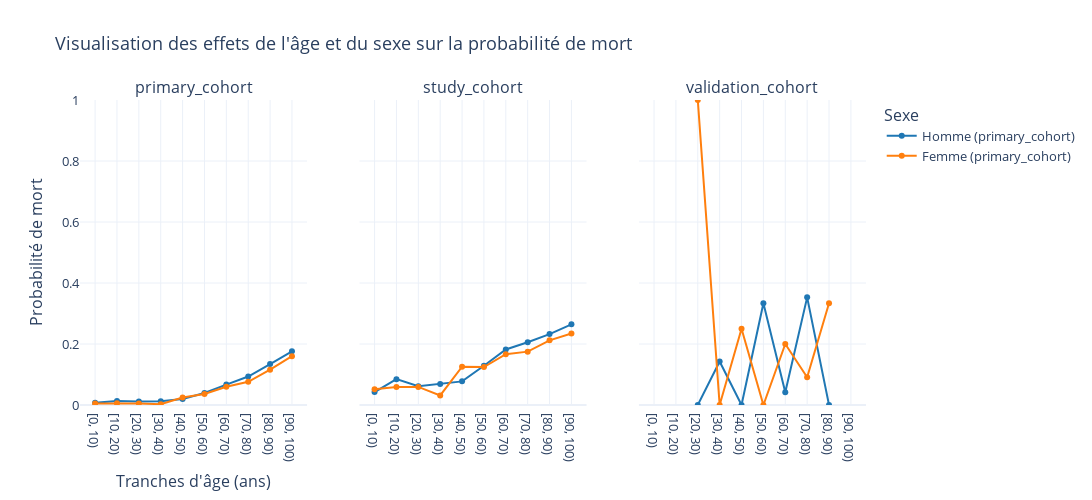

Write notebook code for a chart like this one.
### Markdown cell above
### 5. Effets généraux de l'age et du sexe sur la probabilité de mort

### Code cell
import plotly.graph_objects as go
from plotly.subplots import make_subplots
import pandas as pd

# --- Création de la figure avec axes Y partagés ---
fig = make_subplots(
    rows=1,
    cols=len(cohorts),
    subplot_titles=list(cohorts),
    shared_yaxes=True  # ✅ même échelle Y pour tous les sous-graphes
)

# Couleurs par sexe
colors = {0: '#1f77b4', 1: '#ff7f0e'}

# Boucle sur les cohortes
for i, cohort in enumerate(cohorts, start=1):
    
    # Création de tranches d’âge (ex: tous les 10 ans)
    dict_df[cohort]['age_bin'] = pd.cut(dict_df[cohort].age_years, bins=range(0, 101, 10), right=False)

    # Calcul de la probabilité de mort (1 - taux de survie) par sexe et tranche d’âge
    prob = (
        dict_df[cohort]
        .groupby(['age_bin', 'sex_0male_1female'])
        .hospital_outcome_1alive_0dead
        .mean()
        .reset_index()
    )
    prob['death_prob'] = 1 - prob.hospital_outcome_1alive_0dead  # car 0 = mort, 1 = vivant

    # Tracer pour chaque sexe
    for sex in [0, 1]:
        subset = prob[prob['sex_0male_1female'] == sex]
        fig.add_trace(
            go.Scatter(
                x=subset['age_bin'].astype(str),
                y=subset['death_prob'],
                mode='lines+markers',
                name=f"{'Homme' if sex==0 else 'Femme'} ({cohort})",
                line=dict(color=colors[sex]),
                showlegend=(i == 1)  # ✅ la légende n’apparaît qu’une fois
            ),
            row=1, col=i
        )

# --- Mise en page générale ---
fig.update_layout(
    title="Visualisation des effets de l'âge et du sexe sur la probabilité de mort",
    height=500,
    width=1200,
    xaxis_title="Tranches d'âge (ans)",
    yaxis_title="Probabilité de mort",
    yaxis=dict(range=[0, 1]),  # ✅ même échelle [0,1] sur tous les subplots
    legend_title="Sexe",
    template="plotly_white",
    font=dict(size=13)
)

fig.show()

### Figure 1 — Plotly figure (JSON) as saved in the notebook; plotly's stock layout.template omitted (floating-point values rounded to 4 significant figures)
{"data": [{"line": {"color": "#1f77b4"}, "mode": "lines+markers", "name": "Homme (primary_cohort)", "showlegend": true, "type": "scatter", "x": ["[0, 10)", "[10, 20)", "[20, 30)", "[30, 40)", "[40, 50)", "[50, 60)", "[60, 70)", "[70, 80)", "[80, 90)", "[90, 100)"], "xaxis": "x", "y": [0.006989, 0.01319, 0.01186, 0.01232, 0.01943, 0.03946, 0.0669, 0.09333, 0.1342, 0.176], "yaxis": "y"}, {"line": {"color": "#ff7f0e"}, "mode": "lines+markers", "name": "Femme (primary_cohort)", "showlegend": true, "type": "scatter", "x": ["[0, 10)", "[10, 20)", "[20, 30)", "[30, 40)", "[40, 50)", "[50, 60)", "[60, 70)", "[70, 80)", "[80, 90)", "[90, 100)"], "xaxis": "x", "y": [0.005076, 0.005567, 0.005096, 0.002564, 0.02425, 0.03588, 0.05976, 0.07589, 0.1158, 0.1601], "yaxis": "y"}, {"line": {"color": "#1f77b4"}, "mode": "lines+markers", "name": "Homme (study_cohort)", "showlegend": false, "type": "scatter", "x": ["[0, 10)", "[10, 20)", "[20, 30)", "[30, 40)", "[40, 50)", "[50, 60)", "[60, 70)", "[70, 80)", "[80, 90)", "[90, 100)"], "xaxis": "x2", "y": [0.04242, 0.08475, 0.06135, 0.06863, 0.07748, 0.1287, 0.1821, 0.2056, 0.2325, 0.2645], "yaxis": "y2"}, {"line": {"color": "#ff7f0e"}, "mode": "lines+markers", "name": "Femme (study_cohort)", "showlegend": false, "type": "scatter", "x": ["[0, 10)", "[10, 20)", "[20, 30)", "[30, 40)", "[40, 50)", "[50, 60)", "[60, 70)", "[70, 80)", "[80, 90)", "[90, 100)"], "xaxis": "x2", "y": [0.05195, 0.05882, 0.05926, 0.03125, 0.1254, 0.1242, 0.1667, 0.175, 0.212, 0.2346], "yaxis": "y2"}, {"line": {"color": "#1f77b4"}, "mode": "lines+markers", "name": "Homme (validation_cohort)", "showlegend": false, "type": "scatter", "x": ["[0, 10)", "[10, 20)", "[20, 30)", "[30, 40)", "[40, 50)", "[50, 60)", "[60, 70)", "[70, 80)", "[80, 90)", "[90, 100)"], "xaxis": "x3", "y": [NaN, NaN, 0.0, 0.1429, 0.0, 0.3333, 0.04167, 0.3529, 0.0, NaN], "yaxis": "y3"}, {"line": {"color": "#ff7f0e"}, "mode": "lines+markers", "name": "Femme (validation_cohort)", "showlegend": false, "type": "scatter", "x": ["[0, 10)", "[10, 20)", "[20, 30)", "[30, 40)", "[40, 50)", "[50, 60)", "[60, 70)", "[70, 80)", "[80, 90)", "[90, 100)"], "xaxis": "x3", "y": [NaN, NaN, 1.0, 0.0, 0.25, 0.0, 0.2, 0.09091, 0.3333, NaN], "yaxis": "y3"}], "layout": {"annotations": [{"font": {"size": 16}, "showarrow": false, "text": "primary_cohort", "x": 0.1444, "xanchor": "center", "xref": "paper", "y": 1, "yanchor": "bottom", "yref": "paper"}, {"font": {"size": 16}, "showarrow": false, "text": "study_cohort", "x": 0.5, "xanchor": "center", "xref": "paper", "y": 1, "yanchor": "bottom", "yref": "paper"}, {"font": {"size": 16}, "showarrow": false, "text": "validation_cohort", "x": 0.8556, "xanchor": "center", "xref": "paper", "y": 1, "yanchor": "bottom", "yref": "paper"}], "font": {"size": 13}, "height": 500, "legend": {"title": {"text": "Sexe"}}, "title": {"text": "Visualisation des effets de l'âge et du sexe sur la probabilité de mort"}, "width": 1200, "xaxis": {"anchor": "y", "domain": [0, 0.2889], "title": {"text": "Tranches d'âge (ans)"}}, "xaxis2": {"anchor": "y2", "domain": [0.3556, 0.6444]}, "xaxis3": {"anchor": "y3", "domain": [0.7111, 1]}, "yaxis": {"anchor": "x", "domain": [0, 1], "range": [0, 1], "title": {"text": "Probabilité de mort"}}, "yaxis2": {"anchor": "x2", "domain": [0, 1], "matches": "y", "showticklabels": false}, "yaxis3": {"anchor": "x3", "domain": [0, 1], "matches": "y", "showticklabels": false}}}
